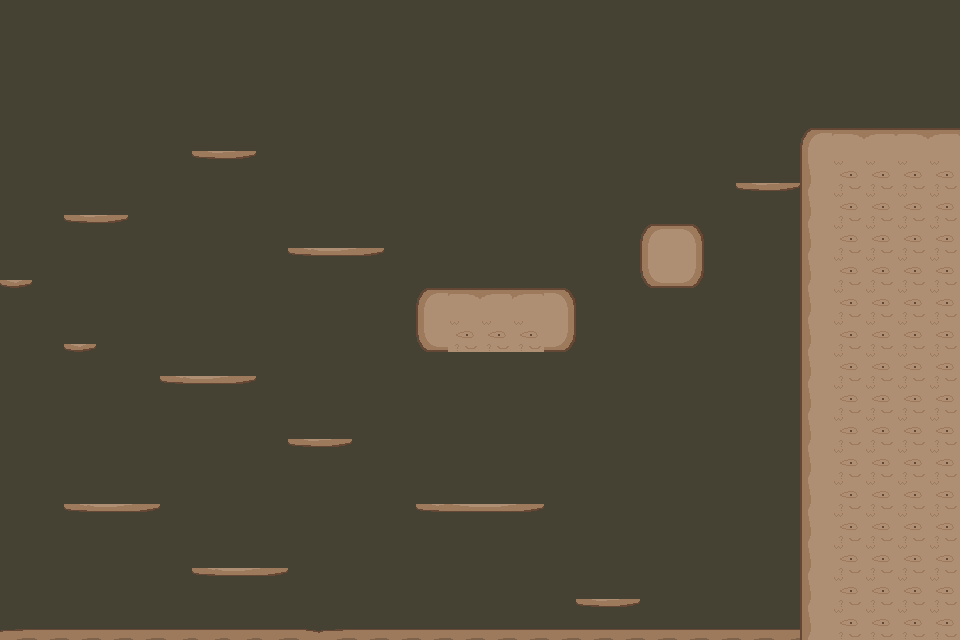

This is a level from a 2D game, rendered from its Tiled map with the project's own tilesets. A one-line summary and the complete map file follow:
An orthogonal 30x20 tile map with 32x32 px tiles, 1 tile layer (Calque de Tuiles 1) and 21 objects (12x Plateforme, 2x mur, sol, plateforme, Platerforme, ...).

<map version="1.10" tiledversion="1.11.2" orientation="orthogonal" renderorder="right-down" width="30" height="20" tilewidth="32" tileheight="32" infinite="0" nextlayerid="3" nextobjectid="22">
 <editorsettings>
  <export target="../../bin/maps/map1/maptuto.tmx" format="tmx" />
 </editorsettings>
 <tileset firstgid="1" source="tileset.tsx" />
 <layer id="1" name="Calque de Tuiles 1" width="30" height="20">
  <data encoding="csv">
67,67,67,67,67,67,67,67,67,67,67,67,67,67,67,67,67,67,67,67,67,67,67,67,67,67,67,67,67,67,
67,67,67,67,67,67,67,67,67,67,67,67,67,67,67,67,67,67,67,67,67,67,67,67,67,67,67,67,67,67,
67,67,67,67,67,67,67,67,67,67,67,67,67,67,67,67,67,67,67,67,67,67,67,67,67,67,67,67,67,67,
67,67,67,67,67,67,67,67,67,67,67,67,67,67,67,67,67,67,67,67,67,67,67,67,67,67,67,67,67,67,
67,67,67,67,67,67,65,66,67,67,67,67,67,67,67,67,67,67,67,67,67,67,67,67,68,46,24,23,24,23,
67,67,67,67,67,67,67,67,67,67,67,67,67,67,67,67,67,67,67,67,67,67,67,65,66,72,69,69,69,69,
67,67,65,66,67,67,67,67,67,67,67,67,67,67,67,67,67,67,67,67,67,67,67,67,67,72,69,69,69,69,
67,67,67,67,67,67,67,67,67,41,42,43,67,67,67,67,67,67,67,67,46,45,67,67,67,72,69,69,69,69,
44,67,67,67,67,67,67,67,67,67,67,67,67,67,67,67,67,67,67,67,47,48,67,67,67,72,69,69,69,69,
67,67,67,67,67,67,67,67,67,67,67,67,67,46,24,23,23,45,67,67,67,67,67,67,67,72,69,69,69,69,
67,67,44,67,67,67,67,67,67,67,67,67,67,47,69,69,69,48,67,67,67,67,67,67,67,72,69,69,69,69,
67,67,67,67,67,41,42,43,67,67,67,67,67,67,67,67,67,67,67,67,67,67,67,67,67,72,69,69,69,69,
67,67,67,67,67,67,67,67,67,67,67,67,67,67,67,67,67,67,67,67,67,67,67,67,67,72,69,69,69,69,
67,67,67,67,67,67,67,67,67,65,66,67,67,67,67,67,67,67,67,67,67,67,67,67,67,72,69,69,69,69,
67,67,67,67,67,67,67,67,67,67,67,67,67,67,67,67,67,67,67,67,67,67,67,67,67,72,69,69,69,69,
67,67,41,42,43,67,67,67,67,67,67,67,67,17,18,19,20,67,67,67,67,67,67,67,67,72,69,69,69,69,
67,67,67,67,67,67,67,67,67,67,67,67,67,67,67,67,67,67,67,67,67,67,67,67,67,72,69,69,69,69,
67,67,67,67,67,67,41,42,43,67,67,67,67,67,67,67,67,67,67,67,67,67,67,67,67,72,69,69,69,69,
67,67,67,67,67,67,67,67,67,67,67,67,67,67,67,67,67,67,65,66,67,67,67,67,67,72,69,69,69,69,
197,198,198,198,198,199,199,199,199,200,197,198,198,198,198,198,198,198,198,198,198,198,198,198,199,72,69,69,69,69
</data>
 </layer>
 <objectgroup id="2" name="obj">
  <object id="1" name="mur" x="801.108" y="126.316" width="158.449" height="515.235">
   <properties>
    <property name="solid" type="bool" value="true" />
   </properties>
  </object>
  <object id="2" name="sol" x="-12.1884" y="628.255" width="833.241" height="34.349">
   <properties>
    <property name="ground" type="bool" value="true" />
   </properties>
  </object>
  <object id="3" name="plateforme" x="191.69" y="566.205" width="94.1828" height="12.1884">
   <properties>
    <property name="solid" type="bool" value="true" />
   </properties>
  </object>
  <object id="4" name="Plateforme" x="577.285" y="593.906" width="62.0499" height="14.4044">
   <properties>
    <property name="solid" type="bool" value="true" />
   </properties>
  </object>
  <object id="5" name="Plateforme" x="414.404" y="499.723" width="128.532" height="12.1884">
   <properties>
    <property name="solid" type="bool" value="true" />
   </properties>
  </object>
  <object id="6" name="Platerforme" x="416.62" y="288.089" width="156.233" height="62.0499">
   <properties>
    <property name="solid" type="bool" value="true" />
   </properties>
  </object>
  <object id="7" name="Plateforme" x="286.981" y="245.983" width="97.5069" height="9.9723">
   <properties>
    <property name="solid" type="bool" value="true" />
   </properties>
  </object>
  <object id="8" name="Plateforme" x="639.335" y="222.715" width="63.1579" height="65.374">
   <properties>
    <property name="solid" type="bool" value="true" />
   </properties>
  </object>
  <object id="9" name="Plateforme" x="736.842" y="180.609" width="62.0499" height="12.1884">
   <properties>
    <property name="solid" type="bool" value="true" />
   </properties>
  </object>
  <object id="10" name="Plateforme" x="191.69" y="149.584" width="63.1579" height="8.86427">
   <properties>
    <property name="solid" type="bool" value="true" />
   </properties>
  </object>
  <object id="11" name="Plateforme" x="64.2659" y="210.526" width="63.1579" height="12.1884">
   <properties>
    <property name="solid" type="bool" value="true" />
   </properties>
  </object>
  <object id="12" name="Plateforme" x="-3.3241" y="275.9" width="35.4571" height="11.0803">
   <properties>
    <property name="solid" type="bool" value="true" />
   </properties>
  </object>
  <object id="13" name="Plateforme" x="64.2659" y="341.274" width="31.0249" height="13.2964">
   <properties>
    <property name="solid" type="bool" value="true" />
   </properties>
  </object>
  <object id="14" name="Plateforme" x="161.773" y="371.191" width="93.0748" height="15.5125">
   <properties>
    <property name="solid" type="bool" value="true" />
   </properties>
  </object>
  <object id="15" name="Plateforme" x="64.2659" y="500.831" width="95.2909" height="11.0803">
   <properties>
    <property name="solid" type="bool" value="true" />
   </properties>
  </object>
  <object id="16" name="Plateforme" x="288.089" y="433.241" width="64.2659" height="13.2964">
   <properties>
    <property name="solid" type="bool" value="true" />
   </properties>
  </object>
  <object id="17" name="mur" x="-58.7258" y="-25.4848" width="60.9418" height="663.712">
   <properties>
    <property name="solid" type="bool" value="true" />
   </properties>
  </object>
  <object id="18" name="Plafond" x="-62.0499" y="-73.1302" width="1029.36" height="74.2382">
   <properties>
    <property name="solid" type="bool" value="true" />
   </properties>
  </object>
  <object id="19" name="NextScene" x="950.693" y="-19.9446" width="16.6205" height="160.665">
   <properties>
    <property name="nextLvl" type="bool" value="true" />
   </properties>
  </object>
  <object id="20" name="Sol2" x="-31.0249" y="629.363" width="862.05" height="38.7812">
   <properties>
    <property name="solid" type="bool" value="true" />
   </properties>
  </object>
  <object id="21" name="paltTestDebug" x="415.512" y="288.089" width="158.449" height="13.2964">
   <properties>
    <property name="solid" type="bool" value="true" />
   </properties>
  </object>
 </objectgroup>
</map>
